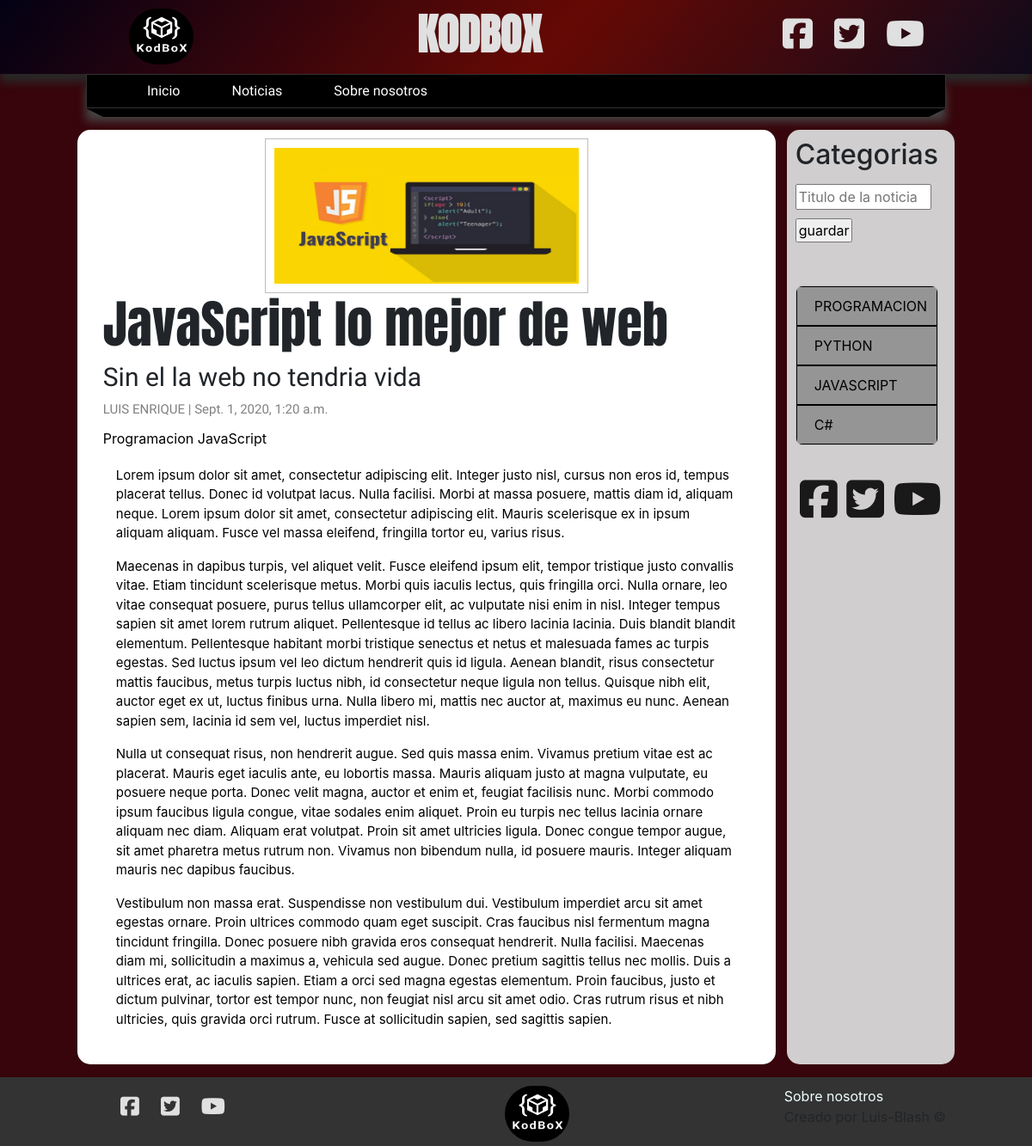
The page /noticia/3 on the database its author committed.
### blog/models.py (models this page shows, shortened)
class Noticias(models.Model):
    titulo = models.CharField(max_length=150, verbose_name="Titulo")
    subtitulo = models.CharField(max_length=250, verbose_name="Sub titulo")
    contenido = RichTextField(verbose_name="Contenido")
    imagen = models.ImageField(default="null",verbose_name="Imagen", upload_to="noticias")
    publico = models.BooleanField(verbose_name="¿Publico?")
    usuario = models.ForeignKey(User, editable=False, verbose_name="Usuario", on_delete=models.CASCADE)
    categorias = models.ManyToManyField(Categoria, verbose_name="Categorias", blank=True)
    creado_el = models.DateTimeField(auto_now_add=True, verbose_name="Creado el")
    actualizado_el = models.DateTimeField(auto_now=True,verbose_name="Actualizado el")
    class Meta:
        verbose_name = "Noticia"
        verbose_name_plural = "Noticias"

class Categoria(models.Model):
    nombre = models.CharField(max_length=100, verbose_name="nombre")
    descripcion = models.CharField(max_length=255,verbose_name="Descripcion")
    creado_el = models.DateTimeField(auto_now_add=True, verbose_name="Creado el")
    class Meta:
        verbose_name = "Categoria"
        verbose_name_plural = "Categorias"
    def __str__(self):
        return self.nombre

### blog/views.py (the view)
# urls.py: path("noticia/<int:noticia_id>", views.noticia, name="noticia"),
def noticia(request, noticia_id):
    noticia = get_object_or_404(Noticias, id=noticia_id)
    return render(request, 'noticias/noticia-individual.html', {
        "noticia": noticia
    })

### blog/processor.py (called while the page is built)
def get_categorias(request):
    categorias_uso= Noticias.objects.filter(publico=True).values_list("categorias", flat=True)
    categorias = Categoria.objects.filter(id__in=categorias_uso).values_list("id","nombre")
    return {
        "categorias": categorias,
        "id": categorias_uso
    }

### blog/templates/noticias/noticia-individual.html (shortened to what this page needs)
{% extends 'layouts/layout.html'%}
{% block news %}
<div class="noticia-individual">
    <div class="imagen">
        {% if noticia.imagen != 'null' and noticia.imagen.url|length >= 1 %}
        <img src="{{noticia.imagen.url}}" alt="kodbox">
        {% endif %}
    </div>
    <h1>{{ noticia.titulo }}</h1>
    <h2>{{ noticia.subtitulo }}</h2>
    <div class="fecha">
        <span class="nombre">{{ noticia.usuario.first_name }}</span> |
        <span>{{ noticia.creado_el}}</span>
    </div>
    <div class="categoria">
        {% for categoria in noticia.categorias.all %}
        <a href="{% url 'categoria' categoria.id %}">{{ categoria }}</a>
        {% endfor %}
    </div>
    <div class="contenido-noticia">
        {{ noticia.contenido|safe }}
    </div>
</div>
{% endblock %}

### blog/templates/categorias/menu_categorias.html
<ul class="menu-categorias">
{% for categoria in categorias %}
    <li><a href="{% url 'categoria' categoria.0 %}">{{categoria.1|upper}}</a> </li>
{% endfor%}
</ul>

### mainapp/static/css/style.css (style rules this page uses)
html { box-sizing: border-box; }
*, *:before, *:after { box-sizing: inherit; }
body { background-color: #37050b; }
ul { list-style: none; }
ul.menu-categorias { border: 1px solid #bebdbd; border-radius: 8px; padding: 0; width: 95%; max-height: calc(35%); overflow-y: scroll; }
ul.menu-categorias>li { border: 1px solid #000000; padding: 10px 20px; background-color: #969595; transition: all 300ms ease; }
ul.menu-categorias>li>a { color: #000000; text-decoration: none; transition: all 300ms ease; }
.noticia-individual { width: 95%; margin: 0 auto; }
.noticia-individual>.imagen { width: 50%; height: 180px; border: 1px solid #bebdbd; padding: 10px; margin: 0 auto; }
.noticia-individual>.imagen>img { width: 100%; height: 100%; }
.noticia-individual h1 { font-family: 'Anton', sans-serif; font-size: 60px; }
.noticia-individual>h2 { font-family: 'Do Hyeon', sans-serif; font-size: 30px; }
.noticia-individual>.fecha { font-family: 'Play', sans-serif; font-size: 15px; color: gray; }
.noticia-individual>.fecha>.nombre { text-transform: uppercase; }
.noticia-individual>.categoria { margin-top: 10px; }
.noticia-individual>.categoria>a { text-decoration: none; color: #000000; transition: all 400ms; }
.noticia-individual>.contenido-noticia { margin-top: 5px; padding: 15px; }
.noticia-individual>.contenido-noticia>p { color: #000000; font-size: 15px; }

### rows shown on the page
Noticias: imagen (picture), titulo "JavaScript lo mejor de web", subtitulo "Sin el la web no tendria vida", usuario.first_name "LUIS ENRIQUE", creado_el "Sept. 1, 2020, 1:20 a.m.", contenido "Lorem ipsum dolor sit amet, consectetur adipiscing elit. Integer justo nisl, cursus non eros id, tempus placerat tellus. Donec id volutpat lacus. Nulla facilisi. Morbi at massa posuere, mattis diam id, aliquam neque. Lorem ipsum dolor sit amet, consectetur adipiscing elit. Mauris scelerisque ex in ipsum aliquam aliquam. Fusce vel massa eleifend, fringilla tortor eu, varius risus. Maecenas in dapibus turpis, vel aliquet velit. Fusce eleifend ipsum elit, tempor tristique justo convallis vitae. Etiam tincidunt scelerisque metus. Morbi quis iaculis lectus, quis fringilla orci. Nulla ornare, leo vitae consequat posuere, purus tellus ullamcorper elit, ac vulputate nisi enim in nisl. Integer…"
Categoria: nombre "Programacion", nombre "PROGRAMACION"
Categoria: nombre "JavaScript", nombre "JAVASCRIPT"
Categoria: nombre "PYTHON"
Categoria: nombre "C#"
